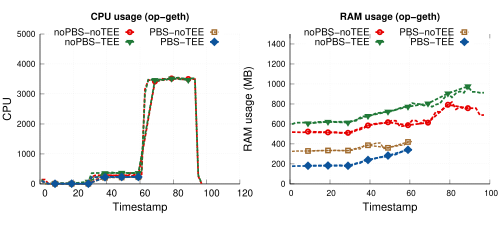

The gnuplot source for this figure:
# 
# Author: Peterson Yuhala
#

set term postscript size 5in,2.3in linewidth 1 color eps enhanced 22
set encoding utf8


set output "cpu_ram_erc20.eps"
set datafile separator comma

load "styles.inc"
load "common.gnuplot" 
load "linetypes.gnuplot"

## Multiplot settings

## mp_startx # Left edge of col 0 plot area
## mp_starty          # Top of row 0 plot area
## mp_width            # Total width of plot area
## mp_height         # Total height of plot area
## mp_rowgap         # Gap between plot rows
## mp_colgap          # Gap between plot columns
          

mp_startx=0.08
mp_starty=0.15

mp_height=0.65
mp_rowgap=0.19
mp_colgap=0.1
mp_width=0.9

eval mpSetup(2, 1)


font_size = 14
label_size = 18



set ytics nomirror
set grid y
set ytics font ",12"


eval mpNext
# --- GRAPH a (top left)


set title "CPU usage (op-geth)" font "Helvetica-bold,14" #offset 0,-0.2

set ylabel "CPU" font ",16"  offset 4,0
set xlabel "Timestamp" font ",16"
set xtics font ",14"


#set xtics("1-2s" 0, "2-3s" 1, "3-4s" 2, "4-5s" 3, "5+s" 4) font ",14"
#set xtics rotate by 60

set style fill solid border -1
set boxwidth 0.15
set xtics offset 0.4,0.4,0
set ytics offset 0.5,0,0
set xlabel offset 0,1,0

dx=0.08
#set offset 25, -0.5, 0, 0 #left,right,top,bottom

set xrange[0:120]
set yrange [0:5000]

#set key samplen 1 font ",14" at graph 0.5,0.95
#set key maxrows 1 samplen 0.5 width -2 invert center at graph 1.1,1.125 font ",12"
#set key samplen 1 font ",14" at graph 0.5,0.95

set key samplen 0.75 maxrows 2 at graph 0.5, 0.98 center font ",14"


plot 'data/no_pbs_no_tee/no-pbs_no-tee_270_sys_cpu_ram.csv' u 1:3 every 2  w l ls 2006 notitle, \
     '' u 1:3 every 10 t "noPBS-noTEE" w lp ls 2006, \
     'data/no_pbs_tee/no-pbs_tee_270_sys_cpu_ram.csv' u 1:3 every 2  w l ls 2007 notitle, \
     '' u 1:3 every 10 t "noPBS-TEE" w lp ls 2007, \
     'data/pbs_no_tee/pbs_rbuilder_no-tee_270_sys_cpu_ram.csv' u 1:3 every 2 w l ls 22004 notitle, \
     '' u 1:3 every 10 t "PBS-noTEE" w lp ls 22004, \
     'data/pbs_tee/pbs_rbuilder_tee_270_sys_cpu_ram.csv' u 1:3 every 2 w l ls 22001 notitle, \
        '' u 1:3 every 10 t "PBS-TEE" w lp ls 22001


unset xtics
eval mpNext
# --- GRAPH b (top right)
set xrange[0:100]


set yrange [0:1500]
set title "RAM usage (op-geth)" font "Helvetica-bold,14" #offset 0,-0.2

set ylabel "RAM usage (MB)" font ",16"  offset 3,0
set xlabel "Timestamp" font ",16" 
set xtics offset 0,0.4,0 font ",12"


#set key samplen 1 maxrows 1 center top outside at graph 0.5, 1.0 font ",14"

plot 'data/no_pbs_no_tee/no-pbs_no-tee_270_sys_cpu_ram.csv' u 1:4 every 2  w l ls 2006 notitle, \
     '' u 1:4 every 10 t "noPBS-noTEE" w lp ls 2006, \
     'data/no_pbs_tee/no-pbs_tee_270_sys_cpu_ram.csv' u 1:4 every 2  w l ls 2007 notitle, \
     '' u 1:4 every 10 t "noPBS-TEE" w lp ls 2007, \
     'data/pbs_no_tee/pbs_rbuilder_no-tee_270_sys_cpu_ram.csv' u 1:4 every 2 w l ls 22004 notitle, \
     '' u 1:4 every 10 t "PBS-noTEE" w lp ls 22004, \
     'data/pbs_tee/pbs_rbuilder_tee_270_sys_cpu_ram.csv' u 1:4 every 2 w l ls 22001 notitle, \
        '' u 1:4 every 10 t "PBS-TEE" w lp ls 22001


## Gas plots removed
     
!epstopdf "cpu_ram_erc20.eps"
!rm "cpu_ram_erc20.eps"
quit
